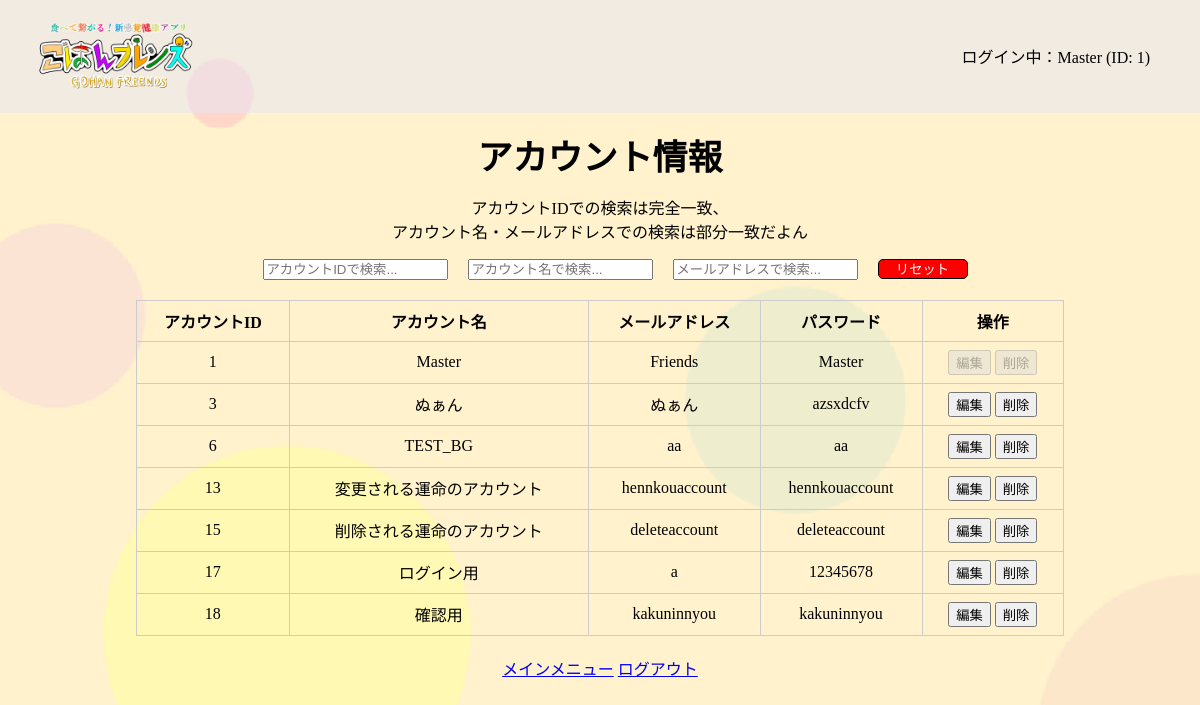
Before: /master/account_look (signed in) with the older database file.
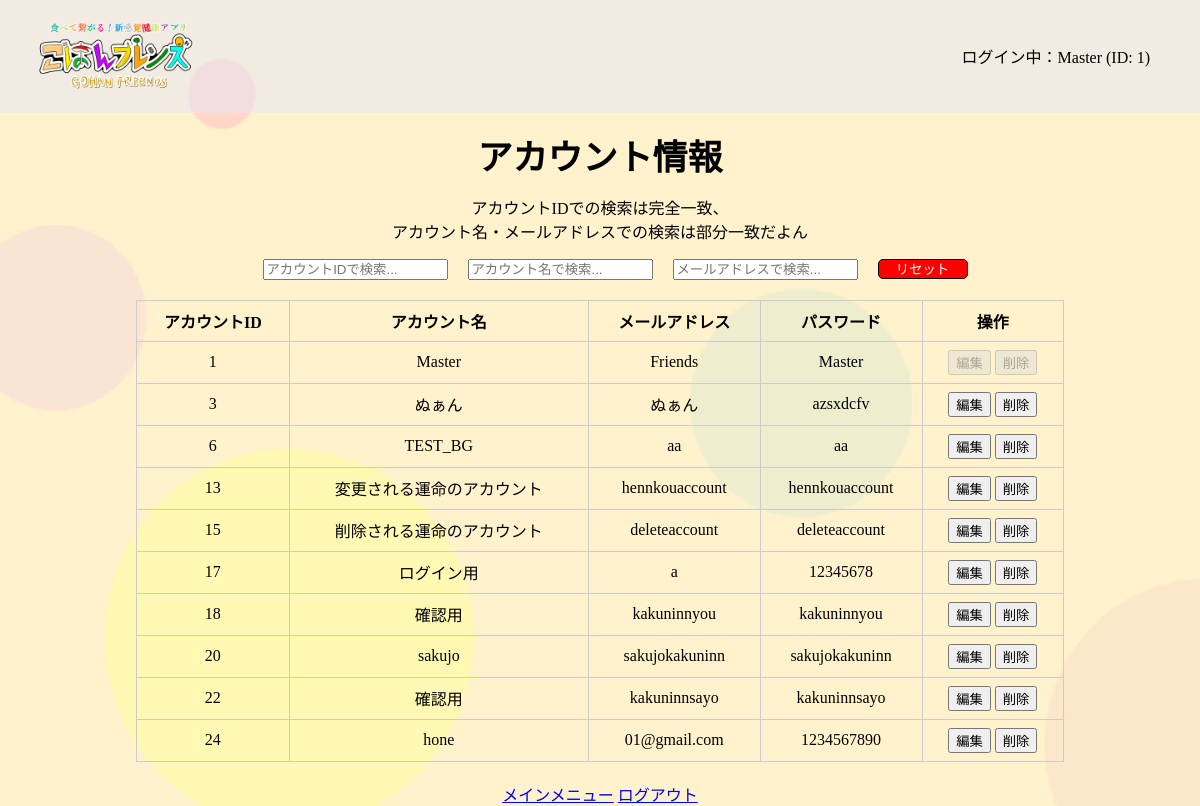
After: the same page with the newer database file.
### tables this page shows
CREATE TABLE ACCOUNT (
                        ACCOUNT_ID INTEGER PRIMARY KEY AUTOINCREMENT,
                        ACCOUNT_NAME TEXT NOT NULL,
                        MAIL TEXT NOT NULL,
                        PASS TEXT NOT NULL
                    );

### app.py (the view)
@app.route('/master/account_look')
def account_look():
    if 'account_name' in session:
        conn = get_db()
        cur = conn.cursor()
        cur.execute("SELECT ACCOUNT_ID, ACCOUNT_NAME, MAIL, PASS FROM ACCOUNT")
        accounts = cur.fetchall()
        cur.close()
        conn.close()
        return render_template('master/account_look.html', accounts=accounts)

### app.py (called while the page is built)
def get_db():
    conn = sqlite3.connect(DATABASE)
    return conn

@app.context_processor
def inject_account_info():
    return {
        'account_name': session.get('account_name'),
        'account_id': session.get('account_id')
    }

### templates/master/account_look.html (shortened to what this page needs)
{% extends 'base.html' %}
{% block content %}
<div class="main-contents">
    <p class="main-text">アカウント情報<br><div class="txt-center">アカウントIDでの検索は完全一致、<br>アカウント名・メールアドレスでの検索は部分一致だよん</div></p>
    <div style="display: flex; justify-content: center; align-items: center; margin-bottom: 20px;">
        <input type="text" id="searchAccountId" placeholder="アカウントIDで検索..." oninput="searchAccounts()">
        <input type="text" id="searchAccountName" placeholder="アカウント名で検索..." oninput="searchAccounts()">
        <input type="text" id="searchEmail" placeholder="メールアドレスで検索..." oninput="searchAccounts()">
        <button id="resetButton" type="button" onclick="resetSearch()" class="reset-button">リセット</button>
    </div>
    <div class="table-container">
        <table>
            <tr>
                <th>アカウントID</th>
                <th>アカウント名</th>
                <th>メールアドレス</th>
                <th>パスワード</th>
                <th>操作</th>
            </tr>
            {% for account in accounts %}
            <tr>
                <td>{{ account[0] }}</td>
                <td data-original="{{ account[1] }}">{{ account[1] }}</td>
                <td data-original="{{ account[2] }}">{{ account[2] }}</td>
                <td data-original="{{ account[3] }}">{{ account[3] }}</td>
                <td>
                    {% if account[0] == 1 %}
                    <button class="edit-button" type="button" disabled>編集</button>
                    <button class="delete-button" type="button" disabled>削除</button>
                    {% else %}
                    <button class="edit-button" type="button"
                        onclick="editRow(this.parentElement.parentElement)">編集</button>
                    <button class="delete-button" type="button"
                        onclick="showDeleteConfirmation(this.parentElement.parentElement)">削除</button>
                    {% endif %}
                </td>
            </tr>
            {% endfor %}
        </table>
    </div>
    <div class="txt-center">
        <a href="{{ url_for('mainmenu') }}">メインメニュー</a>
        <a href="{{ url_for('logout') }}">ログアウト</a>
    </div>
</div>
{% endblock %}

Changed rows visible on the page:
added ACCOUNT: ACCOUNT_ID "20", ACCOUNT_NAME "sakujo", MAIL "sakujokakuninn", PASS "sakujokakuninn", shows "編集"
added ACCOUNT: ACCOUNT_ID "22", ACCOUNT_NAME "確認用", MAIL "kakuninnsayo", PASS "kakuninnsayo", shows "編集"
added ACCOUNT: ACCOUNT_ID "24", ACCOUNT_NAME "hone", MAIL "01@gmail.com", PASS "1234567890", shows "編集"
